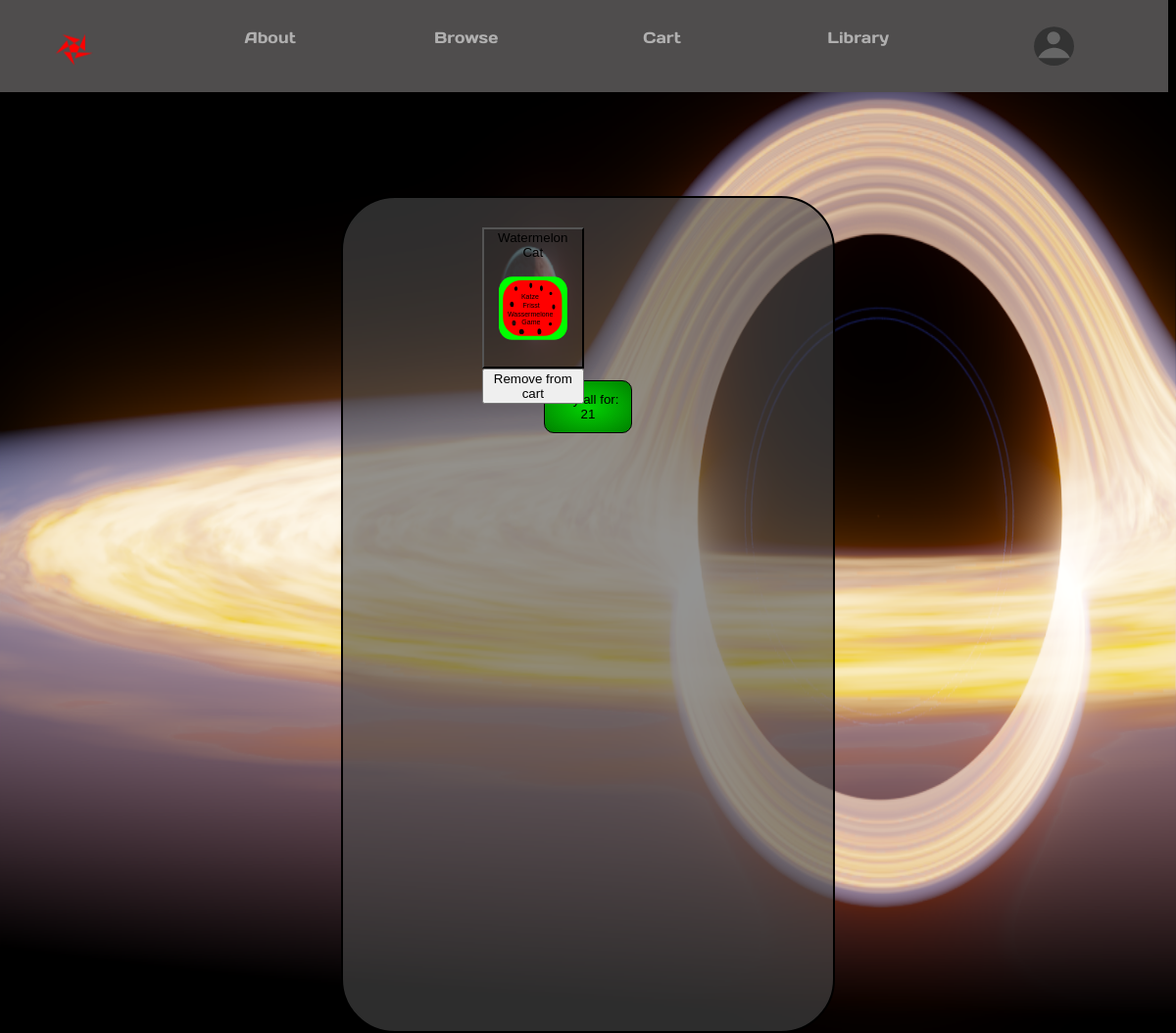
/cart (signed in), run on the app's committed database.
### tables this page shows
CREATE TABLE games(id integer PRIMARY KEY, name varchar(255), imgpath varchar(255), description varchar(1200), price integer);

### main.py (the view)
@app.route('/cart')
@login_required
def cart():
  name = dbs.execute("SELECT val FROM dynamic WHERE var='site_name'")[0][0]
  game_sum = 0
  for i in dbs.execute("SELECT * FROM games"):
    if str(i[0]) in dbs.execute("SELECT cart FROM users WHERE id=" + str(session['user_id']))[0][0]:
      game_sum+=i[-1]
  return render_template("cart.html", dbs=dbs, website_name=name, str=str, game_sum=game_sum)

### databases/handler.py (called while the page is built)
  def execute(self, code: str):
    con = sqlite3.connect(self.db)
    cur = con.cursor()
    res = cur.execute(code)
    con.commit()
    return cur.fetchall()

### helpers.py (called while the page is built)
def login_required(f):
    @wraps(f)
    def decorated_function(*args, **kwargs):
        if session.get("user_id") is None:
            return redirect("/login")
        return f(*args, **kwargs)
    return decorated_function

### templates/cart.html (shortened to what this page needs)
{% extends "layout.html" %}
{% block embed %}
<div class="center textblock">
<div class="center browse-table">
{% for i in dbs.execute("SELECT * FROM games") %}
{% if str(i[0]) in dbs.execute("SELECT cart FROM users WHERE id="+str(session['user_id']))[0][0] %}
<div class="div_game">
    <button onclick="getGame({{i[0]}})" oncl id="browse-game-button" class="browse-game-button">
        {{i[1]}}
        <img class="img_themes" src="{{url_for('static', filename=i[2])}}">
    </button>
    <button onclick="modcart({{i[0]}}, 'del')">Remove from cart</button>
</div>
{% endif %}
{% endfor %}
<button class="btn buybutton" onclick="buyall()"> Buy all for: {{game_sum}}</button>
</div>
</div>
{% endblock %}

### templates/cart.html (style rules this page uses)
.browse-table { position: relative; height: 100%; margin: auto; display: block; }
.browse-game-button { background-color: rgba(25, 25, 25, 0.2); position: relative; width: 100%; height: 100%; margin: auto; display: block; transition: 0.2s; }
.div_game { margin: 2% 2% 2% 2%; box-sizing: border-box; float: left; width: 46%; height: 18%; position: relative; }
.buybutton { margin: 20px; padding: 5%; }

### data on the page
games: name "Watermelon Cat", imgpath (picture)

### other printed values
{{ game_sum }} "21"
